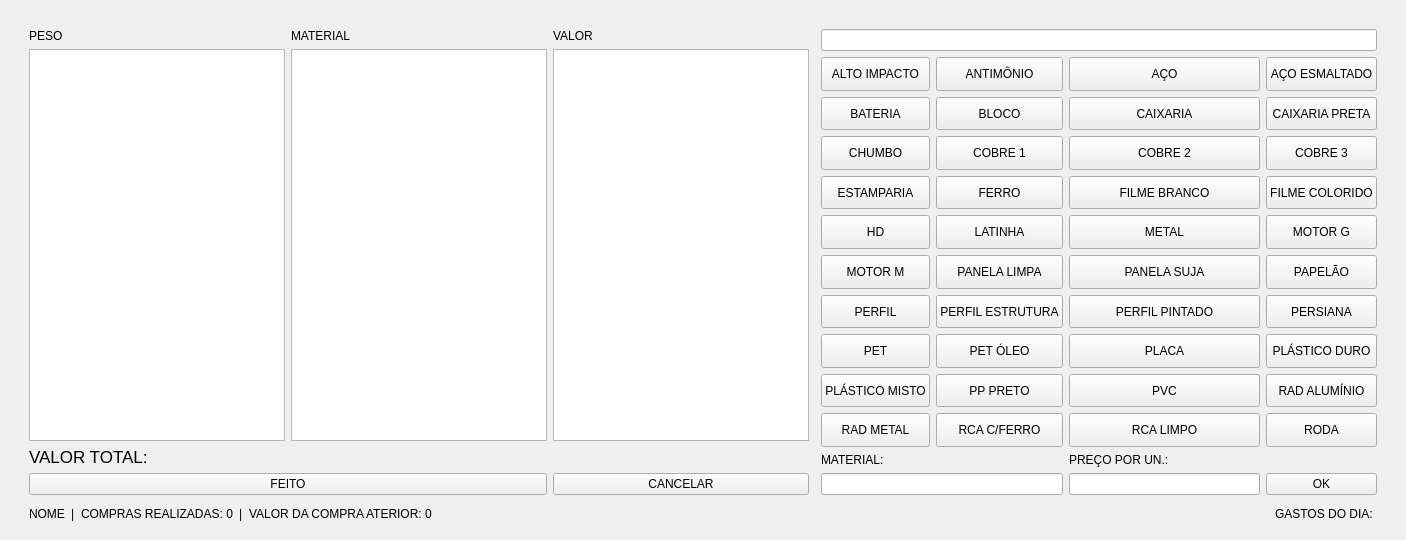
<?xml version="1.0" encoding="UTF-8"?>
<ui version="4.0">
 <class>MainWindow</class>
 <widget class="QMainWindow" name="MainWindow">
  <property name="geometry">
   <rect>
    <x>0</x>
    <y>0</y>
    <width>1406</width>
    <height>540</height>
   </rect>
  </property>
  <property name="sizePolicy">
   <sizepolicy hsizetype="MinimumExpanding" vsizetype="MinimumExpanding">
    <horstretch>0</horstretch>
    <verstretch>0</verstretch>
   </sizepolicy>
  </property>
  <property name="windowTitle">
   <string>Ferro Velho</string>
  </property>
  <widget class="QWidget" name="centralwidget">
   <layout class="QGridLayout" name="gridLayout_3">
    <item row="0" column="1">
     <layout class="QGridLayout" name="gridLayout_2">
      <property name="leftMargin">
       <number>20</number>
      </property>
      <property name="topMargin">
       <number>20</number>
      </property>
      <property name="rightMargin">
       <number>3</number>
      </property>
      <item row="3" column="1" colspan="6">
       <widget class="QLabel" name="label">
        <property name="font">
         <font>
          <pointsize>13</pointsize>
         </font>
        </property>
        <property name="text">
         <string>VALOR TOTAL:</string>
        </property>
       </widget>
      </item>
      <item row="2" column="1" colspan="2">
       <widget class="QListWidget" name="listWidget">
        <property name="sizePolicy">
         <sizepolicy hsizetype="Maximum" vsizetype="Expanding">
          <horstretch>0</horstretch>
          <verstretch>0</verstretch>
         </sizepolicy>
        </property>
       </widget>
      </item>
      <item row="1" column="1">
       <widget class="QLabel" name="label_3">
        <property name="text">
         <string>PESO</string>
        </property>
       </widget>
      </item>
      <item row="2" column="3" colspan="2">
       <widget class="QListWidget" name="listWidget_2">
        <property name="sizePolicy">
         <sizepolicy hsizetype="Maximum" vsizetype="Expanding">
          <horstretch>0</horstretch>
          <verstretch>0</verstretch>
         </sizepolicy>
        </property>
       </widget>
      </item>
      <item row="2" column="5" colspan="3">
       <widget class="QListWidget" name="listWidget_3">
        <property name="sizePolicy">
         <sizepolicy hsizetype="Maximum" vsizetype="Expanding">
          <horstretch>0</horstretch>
          <verstretch>0</verstretch>
         </sizepolicy>
        </property>
       </widget>
      </item>
      <item row="3" column="7">
       <widget class="QLabel" name="label_valor_total">
        <property name="font">
         <font>
          <pointsize>13</pointsize>
         </font>
        </property>
        <property name="text">
         <string/>
        </property>
        <property name="alignment">
         <set>Qt::AlignRight|Qt::AlignTrailing|Qt::AlignVCenter</set>
        </property>
       </widget>
      </item>
      <item row="4" column="1" colspan="4">
       <widget class="QPushButton" name="pushButton_feito">
        <property name="styleSheet">
         <string notr="true">QPushButton::hover
{
background-color :rgb(138, 226, 52)
}</string>
        </property>
        <property name="text">
         <string>FEITO</string>
        </property>
       </widget>
      </item>
      <item row="1" column="5" colspan="3">
       <widget class="QLabel" name="label_5">
        <property name="text">
         <string>VALOR</string>
        </property>
       </widget>
      </item>
      <item row="4" column="5" colspan="3">
       <widget class="QPushButton" name="pushButton_cancelar">
        <property name="sizePolicy">
         <sizepolicy hsizetype="Preferred" vsizetype="Fixed">
          <horstretch>0</horstretch>
          <verstretch>0</verstretch>
         </sizepolicy>
        </property>
        <property name="styleSheet">
         <string notr="true">QPushButton::hover
{
background-color :rgba(191, 64, 64, 201)
}</string>
        </property>
        <property name="text">
         <string>CANCELAR</string>
        </property>
       </widget>
      </item>
      <item row="1" column="3">
       <widget class="QLabel" name="label_4">
        <property name="text">
         <string>MATERIAL</string>
        </property>
       </widget>
      </item>
     </layout>
    </item>
    <item row="1" column="2">
     <layout class="QHBoxLayout" name="horizontalLayout_2">
      <property name="rightMargin">
       <number>20</number>
      </property>
      <property name="bottomMargin">
       <number>5</number>
      </property>
      <item>
       <spacer name="horizontalSpacer_4">
        <property name="orientation">
         <enum>Qt::Horizontal</enum>
        </property>
        <property name="sizeHint" stdset="0">
         <size>
          <width>40</width>
          <height>1</height>
         </size>
        </property>
       </spacer>
      </item>
      <item>
       <widget class="QLabel" name="label_statusBar_gasto">
        <property name="text">
         <string>GASTOS DO DIA: </string>
        </property>
       </widget>
      </item>
     </layout>
    </item>
    <item row="1" column="1">
     <layout class="QHBoxLayout" name="horizontalLayout">
      <property name="leftMargin">
       <number>20</number>
      </property>
      <property name="rightMargin">
       <number>0</number>
      </property>
      <property name="bottomMargin">
       <number>10</number>
      </property>
      <item>
       <widget class="QLabel" name="label_statusBar_nome">
        <property name="text">
         <string>NOME</string>
        </property>
        <property name="alignment">
         <set>Qt::AlignBottom|Qt::AlignLeading|Qt::AlignLeft</set>
        </property>
       </widget>
      </item>
      <item>
       <widget class="QLabel" name="label_7">
        <property name="text">
         <string>|</string>
        </property>
        <property name="alignment">
         <set>Qt::AlignBottom|Qt::AlignLeading|Qt::AlignLeft</set>
        </property>
       </widget>
      </item>
      <item>
       <widget class="QLabel" name="label_statusBar_idVenda">
        <property name="text">
         <string>COMPRAS REALIZADAS: 0</string>
        </property>
        <property name="alignment">
         <set>Qt::AlignBottom|Qt::AlignLeading|Qt::AlignLeft</set>
        </property>
       </widget>
      </item>
      <item>
       <widget class="QLabel" name="label_8">
        <property name="text">
         <string>|</string>
        </property>
        <property name="alignment">
         <set>Qt::AlignBottom|Qt::AlignLeading|Qt::AlignLeft</set>
        </property>
       </widget>
      </item>
      <item>
       <widget class="QLabel" name="label_statusBar_ultimoValor">
        <property name="text">
         <string>VALOR DA COMPRA ATERIOR: 0</string>
        </property>
        <property name="alignment">
         <set>Qt::AlignBottom|Qt::AlignLeading|Qt::AlignLeft</set>
        </property>
       </widget>
      </item>
      <item>
       <spacer name="horizontalSpacer">
        <property name="orientation">
         <enum>Qt::Horizontal</enum>
        </property>
        <property name="sizeHint" stdset="0">
         <size>
          <width>40</width>
          <height>20</height>
         </size>
        </property>
       </spacer>
      </item>
     </layout>
    </item>
    <item row="0" column="2">
     <layout class="QGridLayout" name="gridLayout">
      <property name="leftMargin">
       <number>3</number>
      </property>
      <property name="topMargin">
       <number>20</number>
      </property>
      <property name="rightMargin">
       <number>20</number>
      </property>
      <item row="3" column="0">
       <widget class="QPushButton" name="pushButton_6">
        <property name="sizePolicy">
         <sizepolicy hsizetype="Preferred" vsizetype="MinimumExpanding">
          <horstretch>0</horstretch>
          <verstretch>0</verstretch>
         </sizepolicy>
        </property>
        <property name="styleSheet">
         <string notr="true">QPushButton::hover
{
background-color :rgb(186, 189, 182)
}</string>
        </property>
        <property name="text">
         <string>CHUMBO</string>
        </property>
       </widget>
      </item>
      <item row="2" column="0">
       <widget class="QPushButton" name="pushButton_4">
        <property name="sizePolicy">
         <sizepolicy hsizetype="Preferred" vsizetype="MinimumExpanding">
          <horstretch>0</horstretch>
          <verstretch>0</verstretch>
         </sizepolicy>
        </property>
        <property name="styleSheet">
         <string notr="true">QPushButton::hover
{
background-color :rgb(186, 189, 182)
}</string>
        </property>
        <property name="text">
         <string>BATERIA</string>
        </property>
       </widget>
      </item>
      <item row="7" column="1">
       <widget class="QPushButton" name="pushButton_16">
        <property name="sizePolicy">
         <sizepolicy hsizetype="Preferred" vsizetype="MinimumExpanding">
          <horstretch>0</horstretch>
          <verstretch>0</verstretch>
         </sizepolicy>
        </property>
        <property name="styleSheet">
         <string notr="true">QPushButton::hover
{
background-color :rgb(186, 189, 182)
}</string>
        </property>
        <property name="text">
         <string>PERFIL ESTRUTURA</string>
        </property>
       </widget>
      </item>
      <item row="9" column="1">
       <widget class="QPushButton" name="pushButton_34">
        <property name="sizePolicy">
         <sizepolicy hsizetype="Preferred" vsizetype="MinimumExpanding">
          <horstretch>0</horstretch>
          <verstretch>0</verstretch>
         </sizepolicy>
        </property>
        <property name="styleSheet">
         <string notr="true">QPushButton::hover
{
background-color :rgb(186, 189, 182)
}</string>
        </property>
        <property name="text">
         <string>PP PRETO</string>
        </property>
       </widget>
      </item>
      <item row="10" column="1">
       <widget class="QPushButton" name="pushButton_38">
        <property name="sizePolicy">
         <sizepolicy hsizetype="Preferred" vsizetype="MinimumExpanding">
          <horstretch>0</horstretch>
          <verstretch>0</verstretch>
         </sizepolicy>
        </property>
        <property name="styleSheet">
         <string notr="true">QPushButton::hover
{
background-color :rgb(186, 189, 182)
}</string>
        </property>
        <property name="text">
         <string>RCA C/FERRO</string>
        </property>
       </widget>
      </item>
      <item row="9" column="4">
       <widget class="QPushButton" name="pushButton_36">
        <property name="sizePolicy">
         <sizepolicy hsizetype="Preferred" vsizetype="MinimumExpanding">
          <horstretch>0</horstretch>
          <verstretch>0</verstretch>
         </sizepolicy>
        </property>
        <property name="styleSheet">
         <string notr="true">QPushButton::hover
{
background-color :rgb(186, 189, 182)
}</string>
        </property>
        <property name="text">
         <string>RAD ALUMÍNIO</string>
        </property>
       </widget>
      </item>
      <item row="1" column="1">
       <widget class="QPushButton" name="pushButton_3">
        <property name="sizePolicy">
         <sizepolicy hsizetype="Preferred" vsizetype="MinimumExpanding">
          <horstretch>0</horstretch>
          <verstretch>0</verstretch>
         </sizepolicy>
        </property>
        <property name="styleSheet">
         <string notr="true">QPushButton::hover
{
background-color :rgb(186, 189, 182)
}</string>
        </property>
        <property name="text">
         <string>ANTIMÔNIO</string>
        </property>
       </widget>
      </item>
      <item row="10" column="4">
       <widget class="QPushButton" name="pushButton_40">
        <property name="sizePolicy">
         <sizepolicy hsizetype="Preferred" vsizetype="MinimumExpanding">
          <horstretch>0</horstretch>
          <verstretch>0</verstretch>
         </sizepolicy>
        </property>
        <property name="styleSheet">
         <string notr="true">QPushButton::hover
{
background-color :rgb(186, 189, 182)
}</string>
        </property>
        <property name="text">
         <string>RODA</string>
        </property>
       </widget>
      </item>
      <item row="12" column="0" colspan="2">
       <widget class="QLineEdit" name="lineEdit_outro_material"/>
      </item>
      <item row="4" column="4">
       <widget class="QPushButton" name="pushButton_29">
        <property name="sizePolicy">
         <sizepolicy hsizetype="Preferred" vsizetype="MinimumExpanding">
          <horstretch>0</horstretch>
          <verstretch>0</verstretch>
         </sizepolicy>
        </property>
        <property name="styleSheet">
         <string notr="true">QPushButton::hover
{
background-color :rgb(186, 189, 182)
}</string>
        </property>
        <property name="text">
         <string>FILME COLORIDO</string>
        </property>
       </widget>
      </item>
      <item row="2" column="4">
       <widget class="QPushButton" name="pushButton_27">
        <property name="sizePolicy">
         <sizepolicy hsizetype="Preferred" vsizetype="MinimumExpanding">
          <horstretch>0</horstretch>
          <verstretch>0</verstretch>
         </sizepolicy>
        </property>
        <property name="styleSheet">
         <string notr="true">QPushButton::hover
{
background-color :rgb(186, 189, 182)
}</string>
        </property>
        <property name="text">
         <string>CAIXARIA PRETA</string>
        </property>
       </widget>
      </item>
      <item row="3" column="1">
       <widget class="QPushButton" name="pushButton_7">
        <property name="sizePolicy">
         <sizepolicy hsizetype="Preferred" vsizetype="MinimumExpanding">
          <horstretch>0</horstretch>
          <verstretch>0</verstretch>
         </sizepolicy>
        </property>
        <property name="styleSheet">
         <string notr="true">QPushButton::hover
{
background-color :rgb(186, 189, 182)
}</string>
        </property>
        <property name="text">
         <string>COBRE 1</string>
        </property>
       </widget>
      </item>
      <item row="7" column="0">
       <widget class="QPushButton" name="pushButton_31">
        <property name="sizePolicy">
         <sizepolicy hsizetype="Preferred" vsizetype="MinimumExpanding">
          <horstretch>0</horstretch>
          <verstretch>0</verstretch>
         </sizepolicy>
        </property>
        <property name="styleSheet">
         <string notr="true">QPushButton::hover
{
background-color :rgb(186, 189, 182)
}</string>
        </property>
        <property name="text">
         <string>PERFIL</string>
        </property>
       </widget>
      </item>
      <item row="6" column="0">
       <widget class="QPushButton" name="pushButton">
        <property name="sizePolicy">
         <sizepolicy hsizetype="Preferred" vsizetype="MinimumExpanding">
          <horstretch>0</horstretch>
          <verstretch>0</verstretch>
         </sizepolicy>
        </property>
        <property name="styleSheet">
         <string notr="true">QPushButton::hover
{
background-color :rgb(186, 189, 182)
}</string>
        </property>
        <property name="text">
         <string>MOTOR M</string>
        </property>
       </widget>
      </item>
      <item row="6" column="4">
       <widget class="QPushButton" name="pushButton_23">
        <property name="sizePolicy">
         <sizepolicy hsizetype="Preferred" vsizetype="MinimumExpanding">
          <horstretch>0</horstretch>
          <verstretch>0</verstretch>
         </sizepolicy>
        </property>
        <property name="styleSheet">
         <string notr="true">QPushButton::hover
{
background-color :rgb(186, 189, 182)
}</string>
        </property>
        <property name="text">
         <string>PAPELÃO</string>
        </property>
       </widget>
      </item>
      <item row="8" column="0">
       <widget class="QPushButton" name="pushButton_32">
        <property name="sizePolicy">
         <sizepolicy hsizetype="Preferred" vsizetype="MinimumExpanding">
          <horstretch>0</horstretch>
          <verstretch>0</verstretch>
         </sizepolicy>
        </property>
        <property name="styleSheet">
         <string notr="true">QPushButton::hover
{
background-color :rgb(186, 189, 182)
}</string>
        </property>
        <property name="text">
         <string>PET</string>
        </property>
       </widget>
      </item>
      <item row="6" column="1">
       <widget class="QPushButton" name="pushButton_15">
        <property name="sizePolicy">
         <sizepolicy hsizetype="Preferred" vsizetype="MinimumExpanding">
          <horstretch>0</horstretch>
          <verstretch>0</verstretch>
         </sizepolicy>
        </property>
        <property name="styleSheet">
         <string notr="true">QPushButton::hover
{
background-color :rgb(186, 189, 182)
}</string>
        </property>
        <property name="text">
         <string>PANELA LIMPA</string>
        </property>
       </widget>
      </item>
      <item row="1" column="4">
       <widget class="QPushButton" name="pushButton_26">
        <property name="sizePolicy">
         <sizepolicy hsizetype="Preferred" vsizetype="MinimumExpanding">
          <horstretch>0</horstretch>
          <verstretch>0</verstretch>
         </sizepolicy>
        </property>
        <property name="styleSheet">
         <string notr="true">QPushButton::hover
{
background-color :rgb(186, 189, 182)
}</string>
        </property>
        <property name="text">
         <string>AÇO ESMALTADO</string>
        </property>
       </widget>
      </item>
      <item row="3" column="4">
       <widget class="QPushButton" name="pushButton_28">
        <property name="sizePolicy">
         <sizepolicy hsizetype="Preferred" vsizetype="MinimumExpanding">
          <horstretch>0</horstretch>
          <verstretch>0</verstretch>
         </sizepolicy>
        </property>
        <property name="styleSheet">
         <string notr="true">QPushButton::hover
{
background-color :rgb(186, 189, 182)
}</string>
        </property>
        <property name="text">
         <string>COBRE 3</string>
        </property>
       </widget>
      </item>
      <item row="0" column="0" colspan="5">
       <widget class="QLineEdit" name="lineEdit">
        <property name="sizePolicy">
         <sizepolicy hsizetype="Preferred" vsizetype="Fixed">
          <horstretch>0</horstretch>
          <verstretch>0</verstretch>
         </sizepolicy>
        </property>
        <property name="alignment">
         <set>Qt::AlignCenter</set>
        </property>
       </widget>
      </item>
      <item row="7" column="4">
       <widget class="QPushButton" name="pushButton_24">
        <property name="sizePolicy">
         <sizepolicy hsizetype="Preferred" vsizetype="MinimumExpanding">
          <horstretch>0</horstretch>
          <verstretch>0</verstretch>
         </sizepolicy>
        </property>
        <property name="styleSheet">
         <string notr="true">QPushButton::hover
{
background-color :rgb(186, 189, 182)
}</string>
        </property>
        <property name="text">
         <string>PERSIANA</string>
        </property>
       </widget>
      </item>
      <item row="5" column="1">
       <widget class="QPushButton" name="pushButton_18">
        <property name="sizePolicy">
         <sizepolicy hsizetype="Preferred" vsizetype="MinimumExpanding">
          <horstretch>0</horstretch>
          <verstretch>0</verstretch>
         </sizepolicy>
        </property>
        <property name="styleSheet">
         <string notr="true">QPushButton::hover
{
background-color :rgb(186, 189, 182)
}</string>
        </property>
        <property name="text">
         <string>LATINHA</string>
        </property>
       </widget>
      </item>
      <item row="4" column="0">
       <widget class="QPushButton" name="pushButton_8">
        <property name="sizePolicy">
         <sizepolicy hsizetype="Preferred" vsizetype="MinimumExpanding">
          <horstretch>0</horstretch>
          <verstretch>0</verstretch>
         </sizepolicy>
        </property>
        <property name="styleSheet">
         <string notr="true">QPushButton::hover
{
background-color :rgb(186, 189, 182)
}</string>
        </property>
        <property name="text">
         <string>ESTAMPARIA</string>
        </property>
       </widget>
      </item>
      <item row="2" column="1">
       <widget class="QPushButton" name="pushButton_5">
        <property name="sizePolicy">
         <sizepolicy hsizetype="Preferred" vsizetype="MinimumExpanding">
          <horstretch>0</horstretch>
          <verstretch>0</verstretch>
         </sizepolicy>
        </property>
        <property name="styleSheet">
         <string notr="true">QPushButton::hover
{
background-color :rgb(186, 189, 182)
}</string>
        </property>
        <property name="text">
         <string>BLOCO</string>
        </property>
       </widget>
      </item>
      <item row="5" column="4">
       <widget class="QPushButton" name="pushButton_30">
        <property name="sizePolicy">
         <sizepolicy hsizetype="Preferred" vsizetype="MinimumExpanding">
          <horstretch>0</horstretch>
          <verstretch>0</verstretch>
         </sizepolicy>
        </property>
        <property name="styleSheet">
         <string notr="true">QPushButton::hover
{
background-color :rgb(186, 189, 182)
}</string>
        </property>
        <property name="text">
         <string>MOTOR G</string>
        </property>
       </widget>
      </item>
      <item row="1" column="0">
       <widget class="QPushButton" name="pushButton_2">
        <property name="sizePolicy">
         <sizepolicy hsizetype="Preferred" vsizetype="MinimumExpanding">
          <horstretch>0</horstretch>
          <verstretch>0</verstretch>
         </sizepolicy>
        </property>
        <property name="styleSheet">
         <string notr="true">QPushButton::hover
{
background-color :rgb(186, 189, 182)
}</string>
        </property>
        <property name="text">
         <string>ALTO IMPACTO</string>
        </property>
       </widget>
      </item>
      <item row="12" column="4">
       <widget class="QPushButton" name="pushButton_outro_ok">
        <property name="text">
         <string>OK</string>
        </property>
       </widget>
      </item>
      <item row="4" column="1">
       <widget class="QPushButton" name="pushButton_12">
        <property name="sizePolicy">
         <sizepolicy hsizetype="Preferred" vsizetype="MinimumExpanding">
          <horstretch>0</horstretch>
          <verstretch>0</verstretch>
         </sizepolicy>
        </property>
        <property name="styleSheet">
         <string notr="true">QPushButton::hover
{
background-color :rgb(186, 189, 182)
}</string>
        </property>
        <property name="text">
         <string>FERRO</string>
        </property>
       </widget>
      </item>
      <item row="5" column="0">
       <widget class="QPushButton" name="pushButton_14">
        <property name="sizePolicy">
         <sizepolicy hsizetype="Preferred" vsizetype="MinimumExpanding">
          <horstretch>0</horstretch>
          <verstretch>0</verstretch>
         </sizepolicy>
        </property>
        <property name="styleSheet">
         <string notr="true">QPushButton::hover
{
background-color :rgb(186, 189, 182)
}</string>
        </property>
        <property name="text">
         <string>HD</string>
        </property>
       </widget>
      </item>
      <item row="9" column="0">
       <widget class="QPushButton" name="pushButton_33">
        <property name="sizePolicy">
         <sizepolicy hsizetype="Preferred" vsizetype="MinimumExpanding">
          <horstretch>0</horstretch>
          <verstretch>0</verstretch>
         </sizepolicy>
        </property>
        <property name="styleSheet">
         <string notr="true">QPushButton::hover
{
background-color :rgb(186, 189, 182)
}</string>
        </property>
        <property name="text">
         <string>PLÁSTICO MISTO</string>
        </property>
       </widget>
      </item>
      <item row="10" column="0">
       <widget class="QPushButton" name="pushButton_37">
        <property name="sizePolicy">
         <sizepolicy hsizetype="Preferred" vsizetype="MinimumExpanding">
          <horstretch>0</horstretch>
          <verstretch>0</verstretch>
         </sizepolicy>
        </property>
        <property name="styleSheet">
         <string notr="true">QPushButton::hover
{
background-color :rgb(186, 189, 182)
}</string>
        </property>
        <property name="text">
         <string>RAD METAL</string>
        </property>
       </widget>
      </item>
      <item row="8" column="1">
       <widget class="QPushButton" name="pushButton_17">
        <property name="sizePolicy">
         <sizepolicy hsizetype="Preferred" vsizetype="MinimumExpanding">
          <horstretch>0</horstretch>
          <verstretch>0</verstretch>
         </sizepolicy>
        </property>
        <property name="styleSheet">
         <string notr="true">QPushButton::hover
{
background-color :rgb(186, 189, 182)
}</string>
        </property>
        <property name="text">
         <string>PET ÓLEO</string>
        </property>
       </widget>
      </item>
      <item row="11" column="0">
       <widget class="QLabel" name="label_10">
        <property name="text">
         <string>MATERIAL:</string>
        </property>
       </widget>
      </item>
      <item row="8" column="4">
       <widget class="QPushButton" name="pushButton_21">
        <property name="sizePolicy">
         <sizepolicy hsizetype="Preferred" vsizetype="MinimumExpanding">
          <horstretch>0</horstretch>
          <verstretch>0</verstretch>
         </sizepolicy>
        </property>
        <property name="styleSheet">
         <string notr="true">QPushButton::hover
{
background-color :rgb(186, 189, 182)
}</string>
        </property>
        <property name="text">
         <string>PLÁSTICO DURO</string>
        </property>
       </widget>
      </item>
      <item row="1" column="2" colspan="2">
       <widget class="QPushButton" name="pushButton_9">
        <property name="sizePolicy">
         <sizepolicy hsizetype="Preferred" vsizetype="MinimumExpanding">
          <horstretch>0</horstretch>
          <verstretch>0</verstretch>
         </sizepolicy>
        </property>
        <property name="styleSheet">
         <string notr="true">QPushButton::hover
{
background-color :rgb(186, 189, 182)
}</string>
        </property>
        <property name="text">
         <string>AÇO</string>
        </property>
       </widget>
      </item>
      <item row="2" column="2" colspan="2">
       <widget class="QPushButton" name="pushButton_10">
        <property name="sizePolicy">
         <sizepolicy hsizetype="Preferred" vsizetype="MinimumExpanding">
          <horstretch>0</horstretch>
          <verstretch>0</verstretch>
         </sizepolicy>
        </property>
        <property name="styleSheet">
         <string notr="true">QPushButton::hover
{
background-color :rgb(186, 189, 182)
}</string>
        </property>
        <property name="text">
         <string>CAIXARIA</string>
        </property>
       </widget>
      </item>
      <item row="12" column="2" colspan="2">
       <widget class="QLineEdit" name="lineEdit_outro_preco"/>
      </item>
      <item row="11" column="2" colspan="2">
       <widget class="QLabel" name="label_11">
        <property name="text">
         <string>PREÇO POR UN.:</string>
        </property>
       </widget>
      </item>
      <item row="10" column="2" colspan="2">
       <widget class="QPushButton" name="pushButton_39">
        <property name="sizePolicy">
         <sizepolicy hsizetype="Preferred" vsizetype="MinimumExpanding">
          <horstretch>0</horstretch>
          <verstretch>0</verstretch>
         </sizepolicy>
        </property>
        <property name="styleSheet">
         <string notr="true">QPushButton::hover
{
background-color :rgb(186, 189, 182)
}</string>
        </property>
        <property name="text">
         <string>RCA LIMPO</string>
        </property>
       </widget>
      </item>
      <item row="9" column="2" colspan="2">
       <widget class="QPushButton" name="pushButton_35">
        <property name="sizePolicy">
         <sizepolicy hsizetype="Preferred" vsizetype="MinimumExpanding">
          <horstretch>0</horstretch>
          <verstretch>0</verstretch>
         </sizepolicy>
        </property>
        <property name="styleSheet">
         <string notr="true">QPushButton::hover
{
background-color :rgb(186, 189, 182)
}</string>
        </property>
        <property name="text">
         <string>PVC</string>
        </property>
       </widget>
      </item>
      <item row="8" column="2" colspan="2">
       <widget class="QPushButton" name="pushButton_25">
        <property name="sizePolicy">
         <sizepolicy hsizetype="Preferred" vsizetype="MinimumExpanding">
          <horstretch>0</horstretch>
          <verstretch>0</verstretch>
         </sizepolicy>
        </property>
        <property name="styleSheet">
         <string notr="true">QPushButton::hover
{
background-color :rgb(186, 189, 182)
}</string>
        </property>
        <property name="text">
         <string>PLACA</string>
        </property>
       </widget>
      </item>
      <item row="7" column="2" colspan="2">
       <widget class="QPushButton" name="pushButton_19">
        <property name="sizePolicy">
         <sizepolicy hsizetype="Preferred" vsizetype="MinimumExpanding">
          <horstretch>0</horstretch>
          <verstretch>0</verstretch>
         </sizepolicy>
        </property>
        <property name="styleSheet">
         <string notr="true">QPushButton::hover
{
background-color :rgb(186, 189, 182)
}</string>
        </property>
        <property name="text">
         <string>PERFIL PINTADO</string>
        </property>
       </widget>
      </item>
      <item row="6" column="2" colspan="2">
       <widget class="QPushButton" name="pushButton_20">
        <property name="sizePolicy">
         <sizepolicy hsizetype="Preferred" vsizetype="MinimumExpanding">
          <horstretch>0</horstretch>
          <verstretch>0</verstretch>
         </sizepolicy>
        </property>
        <property name="styleSheet">
         <string notr="true">QPushButton::hover
{
background-color :rgb(186, 189, 182)
}</string>
        </property>
        <property name="text">
         <string>PANELA SUJA</string>
        </property>
       </widget>
      </item>
      <item row="5" column="2" colspan="2">
       <widget class="QPushButton" name="pushButton_22">
        <property name="sizePolicy">
         <sizepolicy hsizetype="Preferred" vsizetype="MinimumExpanding">
          <horstretch>0</horstretch>
          <verstretch>0</verstretch>
         </sizepolicy>
        </property>
        <property name="styleSheet">
         <string notr="true">QPushButton::hover
{
background-color :rgb(186, 189, 182)
}</string>
        </property>
        <property name="text">
         <string>METAL</string>
        </property>
       </widget>
      </item>
      <item row="4" column="2" colspan="2">
       <widget class="QPushButton" name="pushButton_13">
        <property name="sizePolicy">
         <sizepolicy hsizetype="Preferred" vsizetype="MinimumExpanding">
          <horstretch>0</horstretch>
          <verstretch>0</verstretch>
         </sizepolicy>
        </property>
        <property name="styleSheet">
         <string notr="true">QPushButton::hover
{
background-color :rgb(186, 189, 182)
}</string>
        </property>
        <property name="text">
         <string>FILME BRANCO</string>
        </property>
       </widget>
      </item>
      <item row="3" column="2" colspan="2">
       <widget class="QPushButton" name="pushButton_11">
        <property name="sizePolicy">
         <sizepolicy hsizetype="Preferred" vsizetype="MinimumExpanding">
          <horstretch>0</horstretch>
          <verstretch>0</verstretch>
         </sizepolicy>
        </property>
        <property name="styleSheet">
         <string notr="true">QPushButton::hover
{
background-color :rgb(186, 189, 182)
}</string>
        </property>
        <property name="text">
         <string>COBRE 2</string>
        </property>
       </widget>
      </item>
     </layout>
    </item>
   </layout>
  </widget>
 </widget>
 <resources/>
 <connections/>
</ui>
